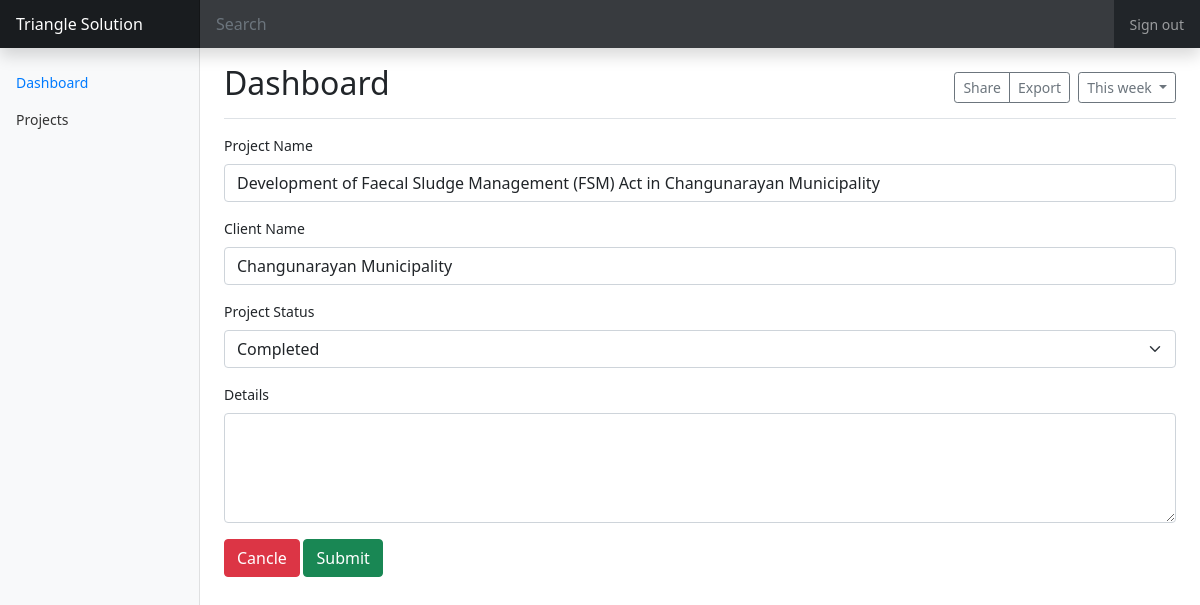
Page /admin/editpage.php?edit=6 on the committed database.
### tables this page shows
CREATE TABLE `project` (
  `p_id` int(11) NOT NULL,
  `p_name` varchar(255) NOT NULL,
  `c_name` varchar(255) NOT NULL,
  `p_status` varchar(255) NOT NULL,
  `p_details` text NOT NULL
);

### admin/editpage.php (the view, shortened to what this page needs)
<?php
    include_once 'loginsystem/includes/dbh.inc.php';
    if (isset($_GET['edit'])) {
        $id = $_GET['edit'];
        $record = mysqli_query($conn, "SELECT * FROM project WHERE p_id = $id");
        $n = mysqli_fetch_array($record);
        $p_name = $n["p_name"];
        $c_name = $n["c_name"];
        $p_status = $n["p_status"];
        $p_details = $n["p_details"];
	}
?>
<!DOCTYPE html>
<html>
<head>
  <link href="../assest/css/bootstrap.min.css" rel="stylesheet">
  <link href="../assest/css/dashboard.css" rel="stylesheet">
</head>
<body>
  <header class="navbar navbar-dark sticky-top bg-dark flex-md-nowrap p-0 shadow">
    <a class="navbar-brand col-md-3 col-lg-2 me-0 px-3" href="#">Triangle Solution</a>
    <input class="form-control form-control-dark w-100" type="text" placeholder="Search" aria-label="Search">
    <ul class="navbar-nav px-3">
      <li class="nav-item text-nowrap">
        <a class="nav-link" href="#">Sign out</a>
      </li>
    </ul>
  </header>
  <div class="container-fluid">
    <div class="row">
      <nav id="sidebarMenu" class="col-md-3 col-lg-2 d-md-block bg-light sidebar collapse">
        <div class="position-sticky pt-3">
          <ul class="nav flex-column">
            <li class="nav-item">
              <a class="nav-link active" aria-current="page" href="#">
                Dashboard
              </a>
            </li>
            <li class="nav-item">
              <a class="nav-link" href="#">
                Projects
              </a>
            </li>
          </ul>
        </div>
      </nav>
      <main class="col-md-9 ms-sm-auto col-lg-10 px-md-4">
        <div
          class="d-flex justify-content-between flex-wrap flex-md-nowrap align-items-center pt-3 pb-2 mb-3 border-bottom">
          <h1 class="h2">Dashboard</h1>
          <div class="btn-toolbar mb-2 mb-md-0">
            <div class="btn-group me-2">
              <button type="button" class="btn btn-sm btn-outline-secondary">Share</button>
              <button type="button" class="btn btn-sm btn-outline-secondary">Export</button>
            </div>
            <button type="button" class="btn btn-sm btn-outline-secondary dropdown-toggle">
              This week
            </button>
          </div>
        </div>
        <form method="POST" action="./editdata.php">
            <div class="mb-3">
            <label class="form-label">Project Name</label>
            <input type="text" name="p_name" class="form-control" value = "<?php echo $p_name; ?>" >
        </div>
        <div class="mb-3">
            <label class="form-label">Client Name</label>
            <input type="text" name="c_name" class="form-control" value = "<?php echo $c_name; ?>" >
        </div>
        <div class="mb-3">
            <label class="form-label">Project Status</label>
            <select class="form-select" name="p_status" value = "<?php echo $p_status; ?>" >
            <?php
              if($p_status=="Ongoing"){
?>
<option value="Ongoing" selected>Ongoing</option>
             <option value="Completed">Completed</option>
<?php
              }else{
                ?>
             <option value="Completed" selected>Completed</option>
<?php
              }
            ?>
            </select>
        </div>
        <div class="mb-3">
            <label class="form-label">Details</label>
           <textarea rows="4" cols="50" class="form-control" name="p_details" ><?php echo $p_details; ?></textarea>
        </div>
                <a href="index.php" class="btn btn-danger">Cancle</a>
                <input type="submit" class="btn btn-success" value="Submit" name="submit"/>
      </form>
      </main>
    </div>
  </div>
</body>
</html>

### assest/css/dashboard.css (style rules this page uses)
body { font-size: 0.875rem; }
.sidebar { position: fixed; top: 0; bottom: 0; left: 0; z-index: 100; padding: 48px 0 0; box-shadow: inset -1px 0 0 rgba(0, 0, 0, 0.1); }
.sidebar .nav-link { font-weight: 500; color: #333; }
.sidebar .nav-link.active { color: #007bff; }
.navbar-brand { padding-top: 0.75rem; padding-bottom: 0.75rem; font-size: 1rem; background-color: rgba(0, 0, 0, 0.25); box-shadow: inset -1px 0 0 rgba(0, 0, 0, 0.25); }
.navbar .form-control { padding: 0.75rem 1rem; border-width: 0; border-radius: 0; }
.form-control-dark { color: #fff; background-color: rgba(255, 255, 255, 0.1); border-color: rgba(255, 255, 255, 0.1); }

### rows in the picture
project: p_name "Development of Faecal Sludge Management (FSM) Act in Changunarayan Municipality", c_name "Changunarayan Municipality", p_status "Completed"
